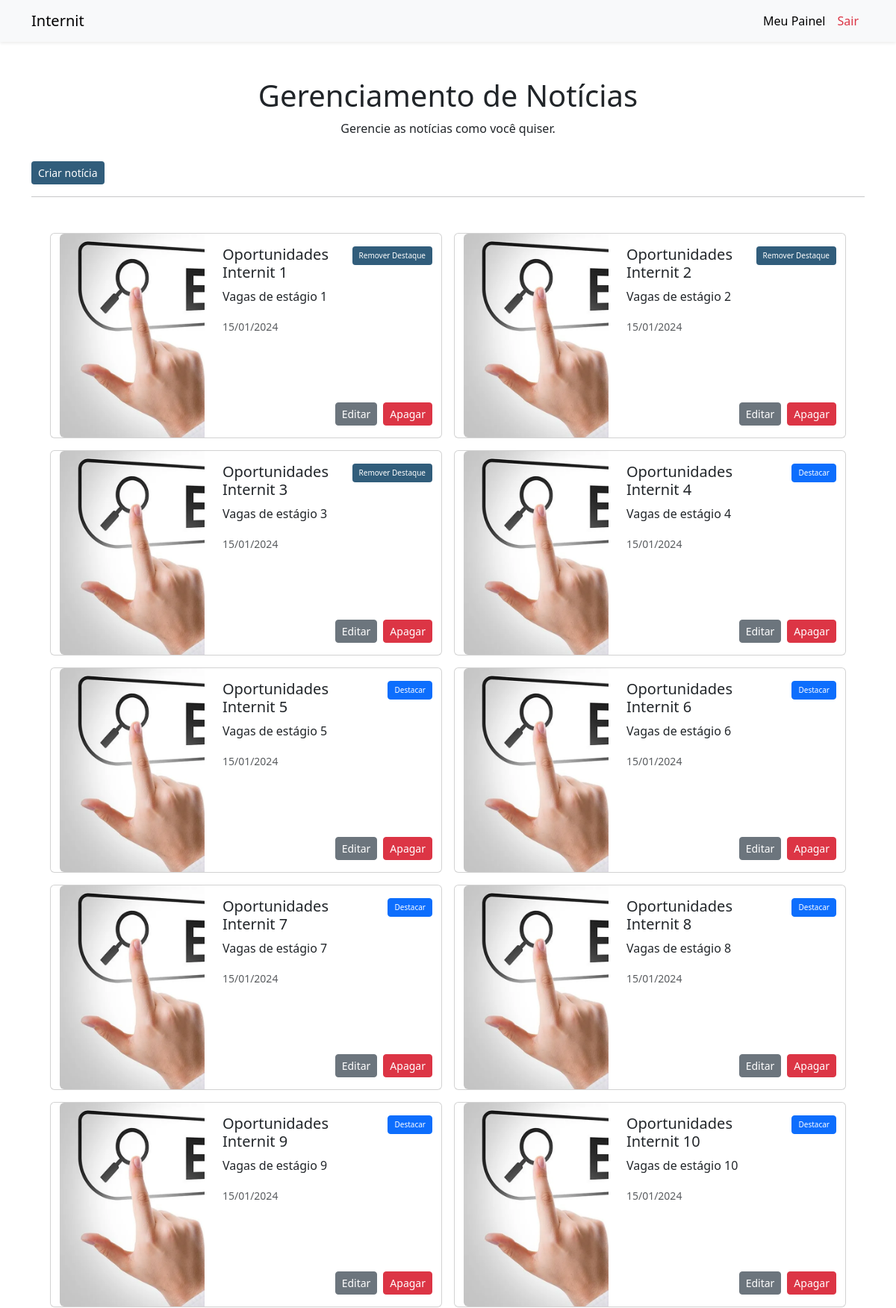
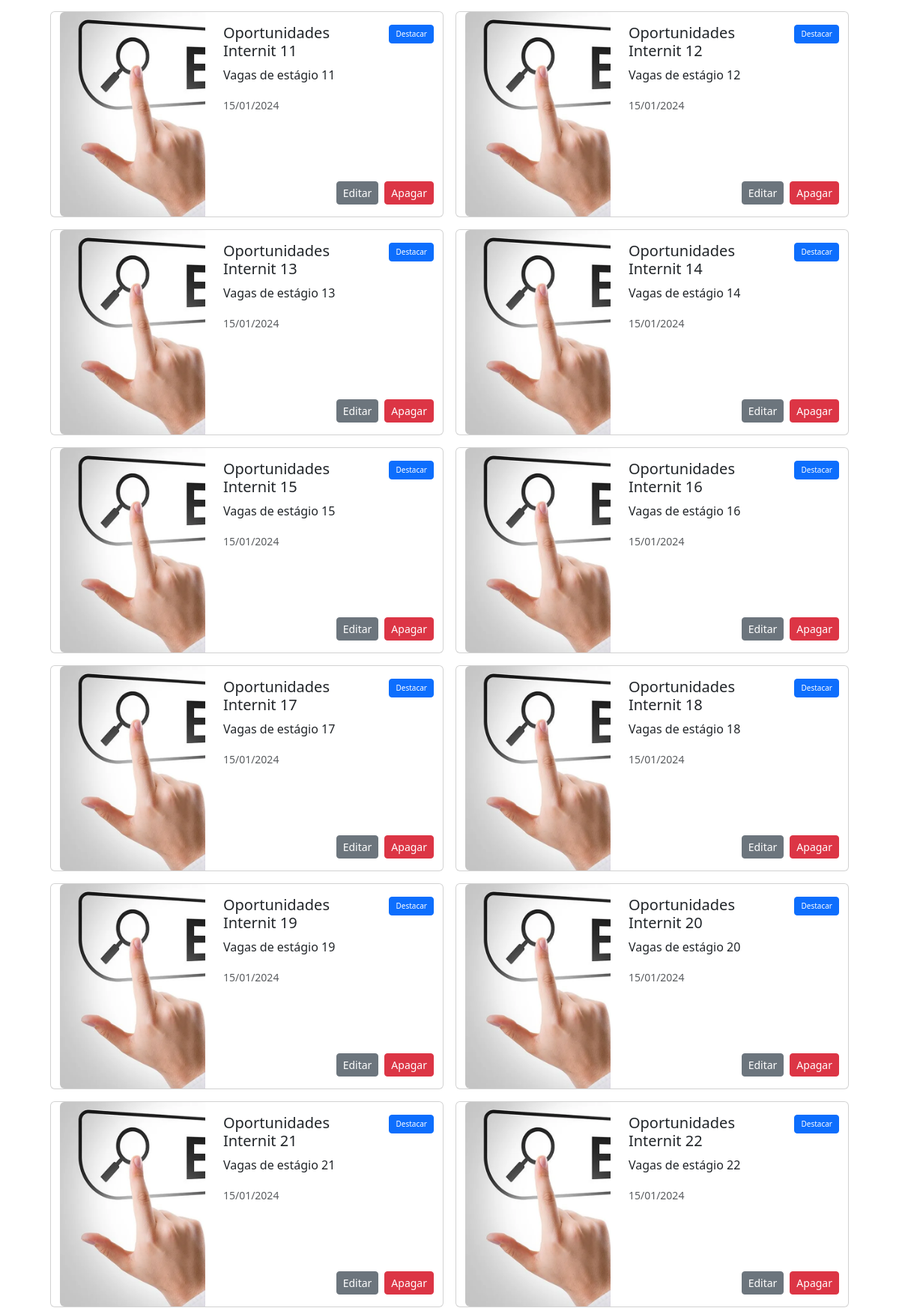
The page /noticias/todas.php (signed in, upper part) on the database its author committed (2 pictures, top to bottom).
### tables this page shows
CREATE TABLE noticias (
    id INT NOT NULL AUTO_INCREMENT,
    titulo VARCHAR(50) NOT NULL,
    data_criacao DATE NOT NULL,
    resumo VARCHAR(100) NOT NULL,
    imagem VARCHAR(255),
    conteudo TEXT NOT NULL,
    destaque BOOLEAN NOT NULL,
    usuario_id INT NOT NULL,
    PRIMARY KEY (id),
    FOREIGN KEY (usuario_id) REFERENCES usuarios(id)
);

### Class/NoticiasClass.php (called while the page is built, shortened)
<?php
class Noticias
{
    public function todas_noticias()
    {
        $query = "SELECT *, DATE_FORMAT (data_criacao, '%d/%m/%Y') AS data_criacao FROM noticias";
        $sql = $this->pdo->prepare( $query );
        $sql->execute();
        return $sql;
    }
}

### Class/UsuariosClass.php (called while the page is built, shortened)
<?php
class Usuarios
{
    public function listar_por_id( $id )
    {
        $query = "SELECT * FROM usuarios WHERE id = :id";
        $sql = $this->pdo->prepare( $query );
        $sql->bindValue( ':id', $id );
        $sql->execute();
        if($sql->rowCount() > 0 ){
            $usuario = $sql->fetch();
            return $usuario;
        }
    }
}

### Components/TodasNoticiasComponent.php (the view, shortened to what this page needs)
<div class="row gap-3 justify-content-center container m-auto mb-5">
    <?php foreach( $noticias as $noticia ): ?>
    <a href="../noticias/info.php?id=<?= $noticia['id'] ?>" class="card txt-decoration-none todas-noticias text-decoration-none" style="transition: all ease 0.3s" onmouseover="this.style.scale = (1.02); this.style.background = '#e2e8ed';" onmouseout="this.style.scale = (1.0); this.style.background = 'none';" >
        <div class="row h-100">
            <div class="col-md-5 h-100">
                <img src="../<?= $noticia['imagem'] ?>" class="h-100 rounded-start text-center imagem-noticias" alt="<?= $noticia['titulo'] ?>" style="object-fit: cover; object-position: left;">
            </div>
            <div class="col-md-7 h-100">
                <div class="card-body d-flex flex-column h-100 px-0">
                    <div class="d-flex justify-content-between gap-2">
                        <h5 class="card-title w-75"><?= $noticia['titulo'] ?></h5>
                        <form method="POST">
                            <?php if( $usuario_logado['adm'] ): ?>
                                <?php if( $noticia['destaque'] ){ ?>
                                    <input class="btn btn-sm text-white" name="destacar" type="submit" value="Remover Destaque" style="font-size: 10px; background: #315d7b">
                                <?php }else { ?>
                                    <input class="btn btn-primary btn-sm" name="destacar" type="submit" value="Destacar" style="font-size: 10px;">
                                <?php } ?>
                            <?php endif ?>
                        </form>
                    </div>
                    <div class="d-flex flex-column justify-content-between h-100">
                        <div>
                            <p class="card-text"><?= $noticia['resumo'] ?></p>
                            <p class="card-text"><small class="text-body-secondary"> <?= $noticia['data_criacao'] ?> </small></p>
                        </div>
                        <div>
                            <div class="d-flex py-3 py-lg-0 justify-content-end gap-2">
                                <?php if( $usuario_logado['adm'] ): ?>
                                    <form method="GET">
                                        <input class="btn btn-secondary btn-sm" type="submit" name="editar" value="Editar">
                                    </form>
                                    <form method="POST">
                                        <input class="btn btn-danger btn-sm" name="apagar" type="submit" value="Apagar">
                                    </form>
                                <?php endif ?>
                            </div>
                        </div>
                    </div>
                </div>
            </div>
        </div>
    </a>
    <?php endforeach ?>
</div>

### Components/TodasNoticiasComponent.php (style rules this page uses)
.todas-noticias { width: 525px; min-height: 275px; }
.imagem-noticias { width: 100%; }

### rows shown on the page
noticias: imagem (picture), titulo "Oportunidades Internit 1", resumo "Vagas de estágio 1", data_criacao "15/01/2024"
noticias: imagem (picture), titulo "Oportunidades Internit 2", resumo "Vagas de estágio 2", data_criacao "15/01/2024"
noticias: imagem (picture), titulo "Oportunidades Internit 3", resumo "Vagas de estágio 3", data_criacao "15/01/2024"
noticias: imagem (picture), titulo "Oportunidades Internit 4", resumo "Vagas de estágio 4", data_criacao "15/01/2024"
noticias: imagem (picture), titulo "Oportunidades Internit 5", resumo "Vagas de estágio 5", data_criacao "15/01/2024"
noticias: imagem (picture), titulo "Oportunidades Internit 6", resumo "Vagas de estágio 6", data_criacao "15/01/2024"
noticias: imagem (picture), titulo "Oportunidades Internit 7", resumo "Vagas de estágio 7", data_criacao "15/01/2024"
noticias: imagem (picture), titulo "Oportunidades Internit 8", resumo "Vagas de estágio 8", data_criacao "15/01/2024"
noticias: imagem (picture), titulo "Oportunidades Internit 9", resumo "Vagas de estágio 9", data_criacao "15/01/2024"
noticias: imagem (picture), titulo "Oportunidades Internit 10", resumo "Vagas de estágio 10", data_criacao "15/01/2024"
noticias: imagem (picture), titulo "Oportunidades Internit 11", resumo "Vagas de estágio 11", data_criacao "15/01/2024"
noticias: imagem (picture), titulo "Oportunidades Internit 12", resumo "Vagas de estágio 12", data_criacao "15/01/2024"
noticias: imagem (picture), titulo "Oportunidades Internit 13", resumo "Vagas de estágio 13", data_criacao "15/01/2024"
noticias: imagem (picture), titulo "Oportunidades Internit 14", resumo "Vagas de estágio 14", data_criacao "15/01/2024"
noticias: imagem (picture), titulo "Oportunidades Internit 15", resumo "Vagas de estágio 15", data_criacao "15/01/2024"
noticias: imagem (picture), titulo "Oportunidades Internit 16", resumo "Vagas de estágio 16", data_criacao "15/01/2024"
noticias: imagem (picture), titulo "Oportunidades Internit 17", resumo "Vagas de estágio 17", data_criacao "15/01/2024"
noticias: imagem (picture), titulo "Oportunidades Internit 18", resumo "Vagas de estágio 18", data_criacao "15/01/2024"
noticias: imagem (picture), titulo "Oportunidades Internit 19", resumo "Vagas de estágio 19", data_criacao "15/01/2024"
noticias: imagem (picture), titulo "Oportunidades Internit 20", resumo "Vagas de estágio 20", data_criacao "15/01/2024"
noticias: imagem (picture), titulo "Oportunidades Internit 21", resumo "Vagas de estágio 21", data_criacao "15/01/2024"
noticias: imagem (picture), titulo "Oportunidades Internit 22", resumo "Vagas de estágio 22", data_criacao "15/01/2024"
